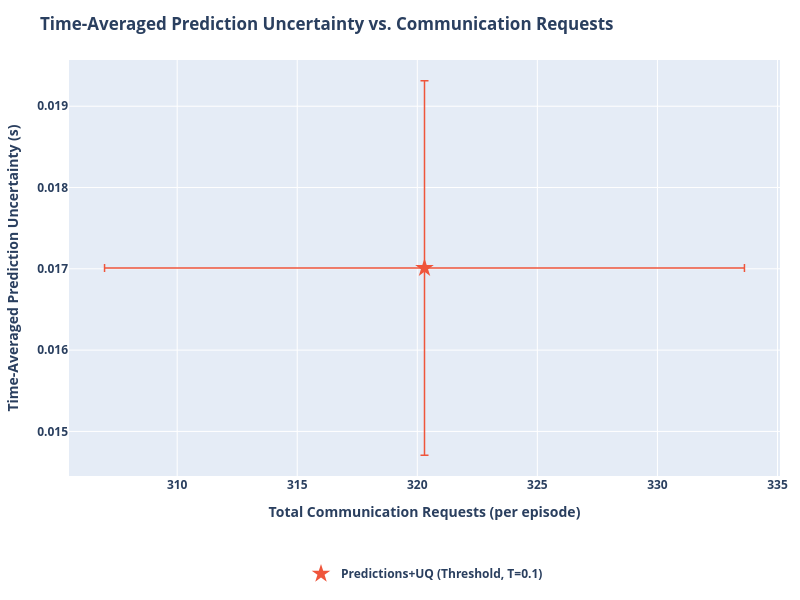

This figure's notebook cell:
### Code cell
import plotly.graph_objects as go
import plotly.express as px
import numpy as np
from plots import *

# SERIES_TO_PLOT = {"Learned Comms. + Prediction + UQ", "MAGEC"}
SERIES_TO_PLOT = None # Plot all

series_colors = {s: c for s, c in zip(output, px.colors.qualitative.Plotly)}


def get_requests(data):
    """Total communication requests per episode (mean over episodes)."""
    r = np.array(data['communication']['requests_made'][...])
    return float(np.mean(r.reshape(r.shape[0], -1).sum(axis=1)))


def get_requests_std(data):
    """Total communication requests per episode (SEM over episodes)."""
    r = np.array(data['communication']['requests_made'][...])
    per_episode = r.reshape(r.shape[0], -1).sum(axis=1)
    n = len(per_episode)
    return float(np.std(per_episode) / np.sqrt(n))


def get_preduncertainty_mean(data):
    """Time-averaged prediction uncertainty, mean over episodes."""
    return float(np.mean(data['prediction_uncertainty_mean']))


def get_preduncertainty_std(data):
    """Time-averaged prediction uncertainty, SEM over episodes."""
    n = len(data['prediction_uncertainty_mean'])
    return float(np.std(data['prediction_uncertainty_mean']) / np.sqrt(n))


for obs_radius in obs_radii:
    # Arbitrarily choose radius 3 for plotting.
    if obs_radius != 3:
        continue

    fig = go.Figure()
    r_annotations = []

    for series in output:
        if SERIES_TO_PLOT is not None and series not in SERIES_TO_PLOT:
            continue

        if "Ground Truth" in series:
            continue

        color = series_colors.get(series, '#888888')
        all_exps = list(output[series].keys())

        if output[series][all_exps[0]].attrs['prediction_disable']:
            continue

        # Skip series/experiments without uncertainty metric.
        if 'prediction_uncertainty_mean' not in output[series][all_exps[0]]:
            continue

        # Swept experiments: encoded as obs_radius_X_comms_Y
        swept_exps = sorted(
            [e for e in all_exps if f"obs_radius_{obs_radius:.1f}_comms_" in e and "Fixed Rate" in series and 'prediction_uncertainty_mean' in output[series][e]],
            key=lambda e: float(e.split("_comms_")[1])
        )
        # Fixed (learned comms) experiments: encoded as obs_radius_X only
        fixed_exps = [e for e in all_exps if f"obs_radius_{obs_radius:.1f}" in e and not "Fixed Rate" in series and 'prediction_uncertainty_mean' in output[series][e]]

        if swept_exps:
            comms_ps = [float(e.split("_comms_")[1]) for e in swept_exps]
            xs = [get_requests(output[series][e]) for e in swept_exps]
            ys = [get_preduncertainty_mean(output[series][e]) for e in swept_exps]
            xs_std = [get_requests_std(output[series][e]) for e in swept_exps]
            ys_std = [get_preduncertainty_std(output[series][e]) for e in swept_exps]

            fig.add_trace(go.Scatter(
                x=xs,
                y=ys,
                mode='lines+markers',
                name=series,
                line=dict(color=color),
                marker=dict(color=color, size=8),
                legendgroup=series,
                # error_x and error_y removed — replaced by shaded band below
                hovertemplate=[
                    f"{series}<br>comms_p={cp:.3f}<br>requests=%{{x:.1f}}<br>uncertainty=%{{y:.4f}}<extra></extra>"
                    for cp in comms_ps
                ],
            ))

            # SEM shaded band (y-direction)
            y_upper = [y + s for y, s in zip(ys, ys_std)]
            y_lower = [y - s for y, s in zip(ys, ys_std)]
            fig.add_trace(go.Scatter(
                x=xs + xs[::-1],
                y=y_upper + y_lower[::-1],
                fill='toself',
                fillcolor=color,
                line=dict(color='rgba(255,255,255,0)'),
                opacity=0.15,
                legendgroup=series,
                showlegend=False,
                hoverinfo='skip',
            ))

            # OLS trendline
            if len(xs) >= 2:
                x_trend, y_trend, r2 = fit_ols_trendline(xs, ys)
                fig.add_trace(go.Scatter(
                    x=x_trend,
                    y=y_trend,
                    mode='lines',
                    name=f"{series} (fit)",
                    line=dict(color=color, dash='dash', width=1),
                    legendgroup=series,
                    showlegend=False,
                    hoverinfo='skip',
                ))
                r_annotations.append(
                    dict(
                        text=f"<b>{series}</b> R={r2:.3f}",
                        xref='paper', yref='paper',
                        x=0.01,
                        y=0.99 - len(r_annotations) * 0.06,
                        xanchor='left', yanchor='top',
                        showarrow=False,
                        font=dict(color=color, size=12),
                    )
                )

        if fixed_exps:
            xs_f = [get_requests(output[series][e]) for e in fixed_exps]
            ys_f = [get_preduncertainty_mean(output[series][e]) for e in fixed_exps]
            xs_std_f = [get_requests_std(output[series][e]) for e in fixed_exps]
            ys_std_f = [get_preduncertainty_std(output[series][e]) for e in fixed_exps]
            fig.add_trace(go.Scatter(
                x=xs_f,
                y=ys_f,
                mode='markers',
                name=series,
                marker=dict(color=color, size=14, symbol='star'),
                legendgroup=series,
                showlegend=len(swept_exps) == 0,
                error_x=dict(array=xs_std_f, visible=True, color=color, thickness=1.5, width=4),
                error_y=dict(array=ys_std_f, visible=True, color=color, thickness=1.5, width=4),
                hovertemplate=f"{series}<br>requests=%{{x:.1f}}<br>uncertainty=%{{y:.4f}}<extra></extra>",
            ))

    fig.update_layout(
        title=f"Time-Averaged Prediction Uncertainty vs. Communication Requests",
        # title=f"Time-Averaged Prediction Uncertainty vs. Communication Requests (obs_radius={obs_radius:.1f})",
        xaxis_title="Total Communication Requests (per episode)",
        yaxis_title="Time-Averaged Prediction Uncertainty (s)",
        height=600,
        width=800,
        hovermode='closest',
        autosize=True,
        margin=dict(l=60, r=20, t=60, b=120),
        legend=dict(orientation='h', yanchor='top', y=-0.2, xanchor='center', x=0.5),
        annotations=r_annotations,
        font=dict(
            weight="bold"
        )
    )
    fig.show()

### Figure 1 — Plotly figure (JSON) as saved in the notebook; plotly's stock layout.template omitted (floating-point values rounded to 4 significant figures)
{"data": [{"error_x": {"array": [13.33], "color": "#EF553B", "thickness": 1.5, "visible": true, "width": 4}, "error_y": {"array": [0.002303], "color": "#EF553B", "thickness": 1.5, "visible": true, "width": 4}, "hovertemplate": "Predictions+UQ (Threshold, T=0.1)<br>requests=%{x:.1f}<br>uncertainty=%{y:.4f}<extra></extra>", "legendgroup": "Predictions+UQ (Threshold, T=0.1)", "marker": {"color": "#EF553B", "size": 14, "symbol": "star"}, "mode": "markers", "name": "Predictions+UQ (Threshold, T=0.1)", "showlegend": true, "type": "scatter", "x": [320.3], "y": [0.01701]}], "layout": {"autosize": true, "font": {"weight": "bold"}, "height": 600, "hovermode": "closest", "legend": {"orientation": "h", "x": 0.5, "xanchor": "center", "y": -0.2, "yanchor": "top"}, "margin": {"b": 120, "l": 60, "r": 20, "t": 60}, "title": {"text": "Time-Averaged Prediction Uncertainty vs. Communication Requests"}, "width": 800, "xaxis": {"title": {"text": "Total Communication Requests (per episode)"}}, "yaxis": {"title": {"text": "Time-Averaged Prediction Uncertainty (s)"}}}}
